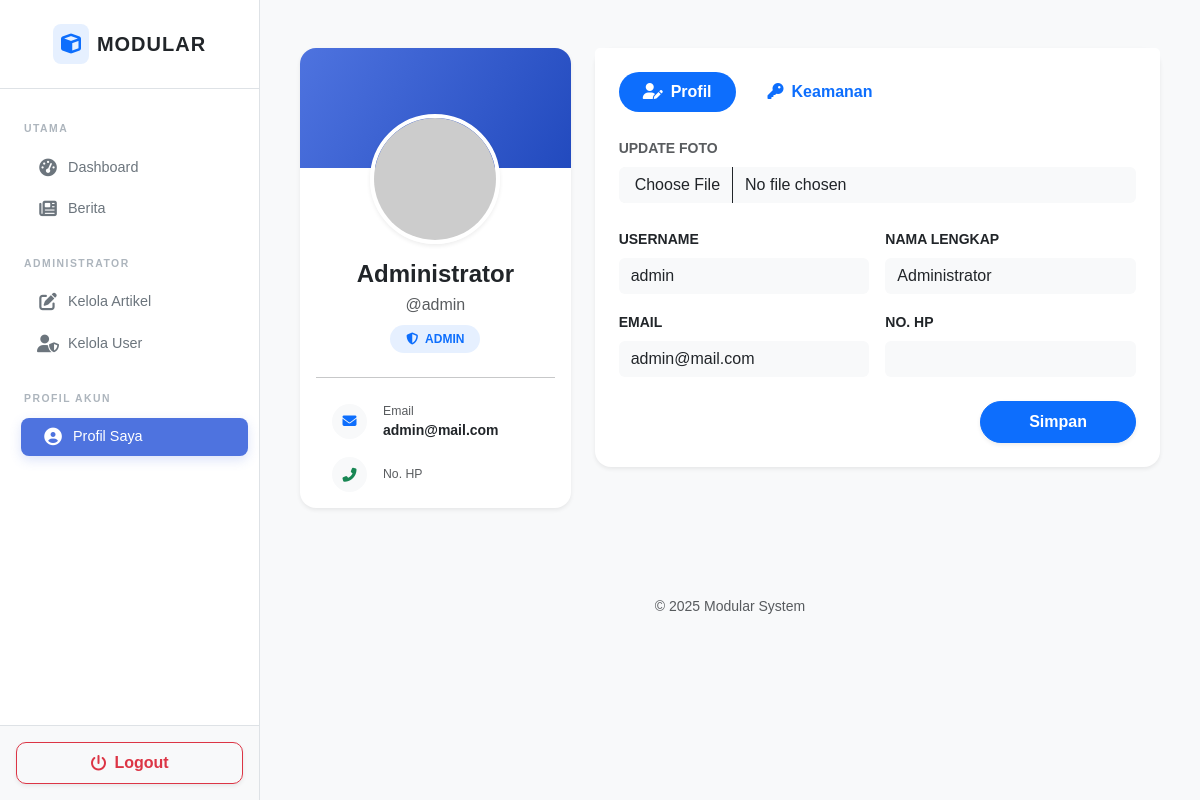
The app's page /index.php/user/profile (signed in) with its own data.
### tables this page shows
CREATE TABLE `user` (
  `id` int(11) NOT NULL,
  `username` varchar(50) NOT NULL,
  `password` varchar(255) NOT NULL,
  `foto` varchar(255) DEFAULT NULL,
  `nama` varchar(100) NOT NULL,
  `email` varchar(100) DEFAULT NULL,
  `no_hp` varchar(20) DEFAULT NULL,
  `telepon` varchar(20) DEFAULT NULL,
  `role` enum('admin','user') DEFAULT 'user',
  `otp` int(6) DEFAULT NULL,
  `is_active` tinyint(1) DEFAULT 1,
  `gambar` varchar(255) DEFAULT NULL
);

### class/Database.php (called while the page is built, shortened)
<?php
class Database
{
    protected $host;
    protected $user;
    protected $password;
    protected $db_name;
    public $pdo;
    public function __construct()
    {
        $this->conn = new mysqli($this->host, $this->user, $this->password, $this->db_name);
        try {
            $dsn = "mysql:host=" . $this->host . ";dbname=" . $this->db_name . ";charset=utf8mb4";
            $options = [
                PDO::ATTR_ERRMODE            => PDO::ERRMODE_EXCEPTION,
                PDO::ATTR_DEFAULT_FETCH_MODE => PDO::FETCH_ASSOC,
                PDO::ATTR_EMULATE_PREPARES   => false,
            ];
            $this->pdo = new PDO($dsn, $this->user, $this->password, $options);
        } catch (PDOException $e) {
            die("Koneksi PDO Gagal: " . $e->getMessage());
        }
    }
    private function getConfig()
    {
        if (file_exists(__DIR__ . "/../config.php")) {
            include __DIR__ . "/../config.php";
            $this->host     = $config['host'];
            $this->user     = $config['username'];
            $this->password = $config['password'];
            $this->db_name  = $config['db_name'];
        } else {
            $this->host     = "localhost";
            $this->user     = "root";
            $this->password = "";
            $this->db_name  = "latihan_oop";
        }
    }
    public function runQuery($sql, $params = [])
    {
        try {
            $stmt = $this->pdo->prepare($sql);
            $stmt->execute($params);
            return $stmt;
        } catch (PDOException $e) {
            die("<div style='color:red; font-family:sans-serif; padding:20px; border:1px solid red;'>
                    <strong>Database Error:</strong> " . $e->getMessage() . "<br>
                    <strong>SQL Query:</strong> <code>" . htmlspecialchars($sql) . "</code>
                 </div>");
        }
    }
}
?>

### config.php (called while the page is built)
<?php
$config = [
    'host' => 'localhost',
    'username' => 'root',
    'password' => '',
    'db_name' => 'latihan_oop'
];
?>

### module/user/profile.php (the view, shortened to what this page needs)
<?php
$db = new Database();
$username_session = $_SESSION['username'];
$stmt_final = $db->runQuery("SELECT * FROM user WHERE username = :u", [':u' => $username_session]);
$data = $stmt_final->fetch(PDO::FETCH_ASSOC);
$foto_profil = !empty($data['foto']) ? $data['foto'] : "https://ui-avatars.com/api/?name=" . urlencode($data['nama']) . "&background=4e73df&color=fff&size=128";
?>
<div class="fade-in px-3 mt-4 mb-5">
    <div class="row">
        <div class="col-xl-4 col-lg-5 mb-4">
            <div class="card border-0 shadow-sm rounded-4 overflow-hidden">
                <div style="height: 120px; background: linear-gradient(120deg, #4e73df, #224abe);"></div>
                <div class="card-body text-center position-relative" style="margin-top: -70px;">
                    <div class="position-relative d-inline-block">
                        <img src="<?= $foto_profil ?>" class="rounded-circle border border-4 border-white shadow-sm mb-3" width="130" height="130" style="object-fit: cover;">
                    </div>
                    <h4 class="fw-bold text-dark mb-1"><?= htmlspecialchars($data['nama']) ?></h4>
                    <p class="text-muted mb-2">@<?= htmlspecialchars($data['username']) ?></p>
                    <span class="badge bg-primary bg-opacity-10 text-primary px-3 py-2 rounded-pill text-uppercase small fw-bold"><i class="fas fa-shield-alt me-1"></i> <?= $data['role'] ?></span>
                    <hr class="my-4 opacity-10">
                    <div class="text-start px-3 small">
                        <div class="d-flex align-items-center mb-3">
                            <div class="bg-light text-primary me-3 rounded-circle d-flex align-items-center justify-content-center" style="width: 35px; height: 35px;"><i class="fas fa-envelope"></i></div>
                            <div><span class="text-muted d-block small">Email</span><span class="fw-bold"><?= htmlspecialchars($data['email'] ?? '-') ?></span></div>
                        </div>
                        <div class="d-flex align-items-center">
                            <div class="bg-light text-success me-3 rounded-circle d-flex align-items-center justify-content-center" style="width: 35px; height: 35px;"><i class="fas fa-phone-alt"></i></div>
                            <div><span class="text-muted d-block small">No. HP</span><span class="fw-bold"><?= htmlspecialchars($data['no_hp'] ?? '-') ?></span></div>
                        </div>
                    </div>
                </div>
            </div>
        </div>
        <div class="col-xl-8 col-lg-7">
            <div class="card border-0 shadow-sm rounded-4">
                <div class="card-header bg-white border-bottom-0 p-4 pb-0">
                    <ul class="nav nav-pills" id="profileTabs" role="tablist">
                        <li class="nav-item"><button class="nav-link active fw-bold px-4 rounded-pill" data-bs-toggle="tab" data-bs-target="#edit" type="button"><i class="fas fa-user-edit me-2"></i>Profil</button></li>
                        <li class="nav-item ms-2"><button class="nav-link fw-bold px-4 rounded-pill" data-bs-toggle="tab" data-bs-target="#password" type="button"><i class="fas fa-key me-2"></i>Keamanan</button></li>
                    </ul>
                </div>
                <div class="card-body p-4">
                    <div class="tab-content">
                        <div class="tab-pane fade show active" id="edit">
                            <form method="POST" enctype="multipart/form-data">
                                <div class="mb-4">
                                    <label class="form-label fw-bold small text-muted text-uppercase">Update Foto</label>
                                    <input type="file" name="foto" class="form-control bg-light border-0 px-3">
                                </div>
                                <div class="row g-3">
                                    <div class="col-md-6"><label class="form-label fw-bold small">USERNAME</label><input type="text" class="form-control bg-light border-0" value="<?= $data['username'] ?>" readonly></div>
                                    <div class="col-md-6"><label class="form-label fw-bold small">NAMA LENGKAP</label><input type="text" name="nama" class="form-control bg-light border-0" value="<?= htmlspecialchars($data['nama']) ?>" required></div>
                                    <div class="col-md-6"><label class="form-label fw-bold small">EMAIL</label><input type="email" name="email" class="form-control bg-light border-0" value="<?= htmlspecialchars($data['email'] ?? '') ?>"></div>
                                    <div class="col-md-6"><label class="form-label fw-bold small">NO. HP</label><input type="text" name="no_hp" class="form-control bg-light border-0" value="<?= htmlspecialchars($data['no_hp'] ?? '') ?>"></div>
                                </div>
                                <div class="text-end mt-4"><button type="submit" name="update_profile" class="btn btn-primary px-5 rounded-pill fw-bold py-2 shadow-sm">Simpan</button></div>
                            </form>
                        </div>
                    </div>
                </div>
            </div>
        </div>
    </div>
</div>

### records on screen
user: nama "Administrator", username "admin", role "ADMIN", email "admin@mail.com"
